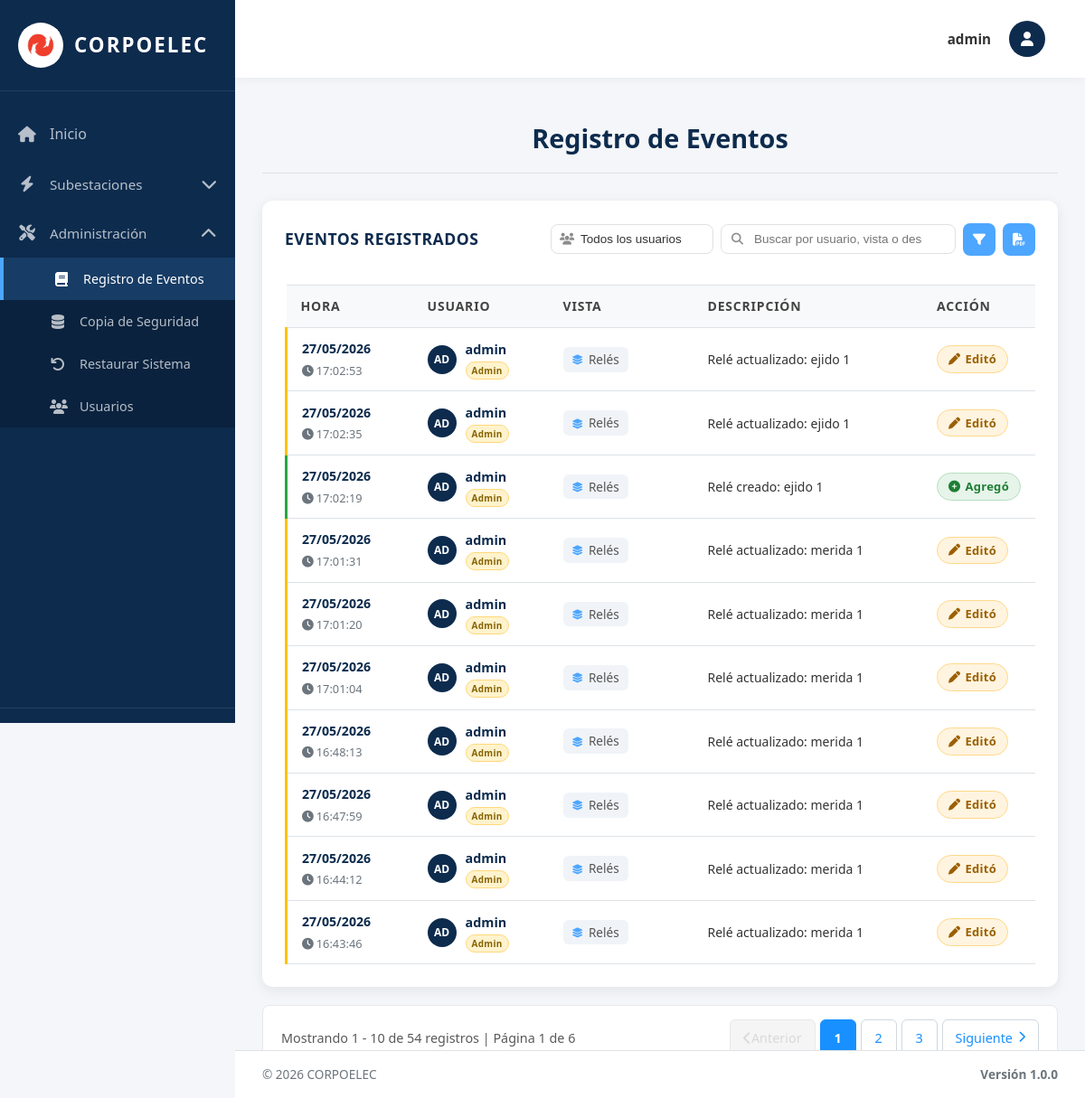
Page /bitacora/ (signed in) on the earlier database version.
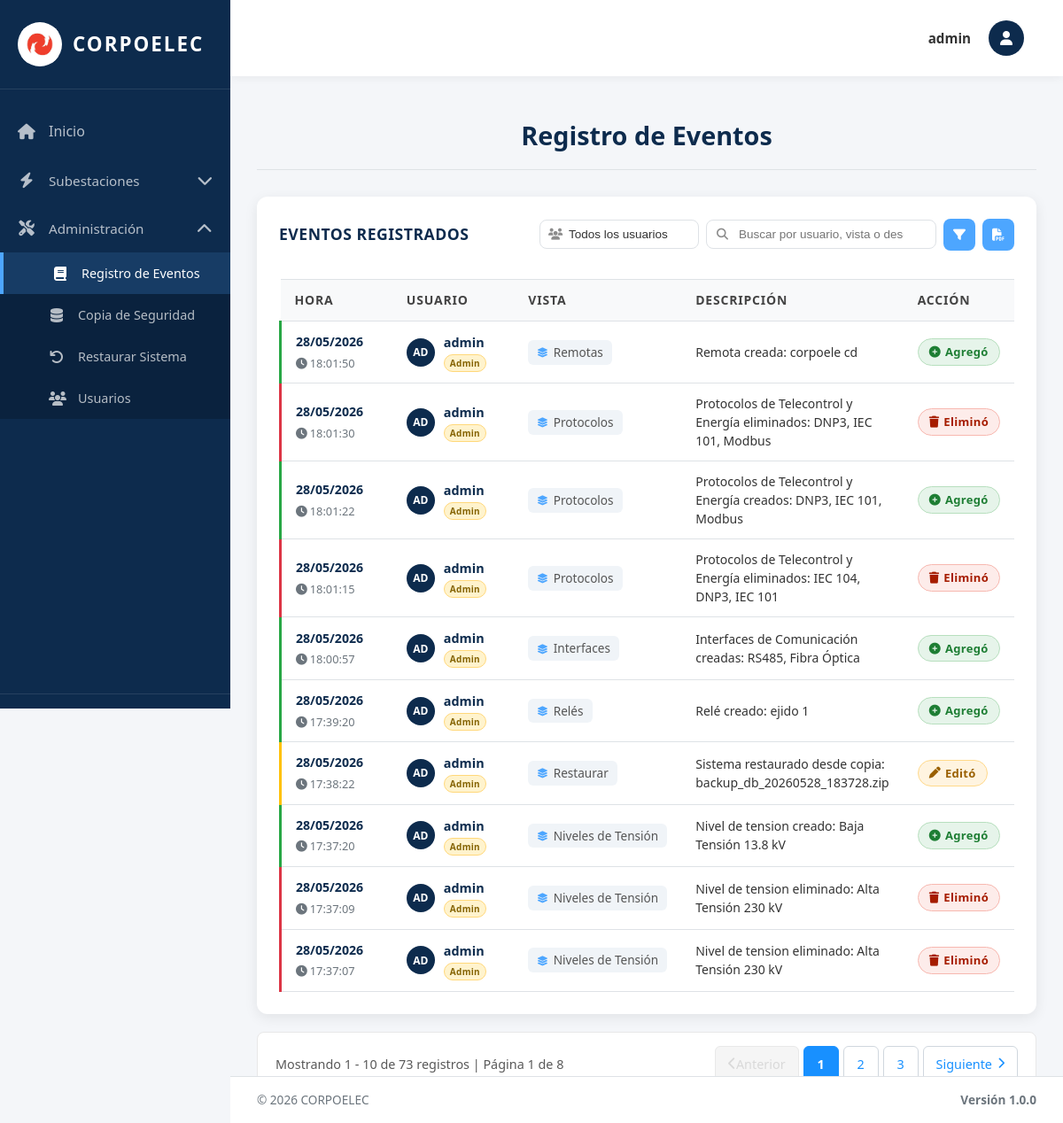
Same page on the later database version.
### equipos/models.py (models this page shows, shortened)
class Evento(models.Model):
    TIPO_CHOICES = [
        ('CREACION', 'Creación'),
        ('ACTUALIZACION', 'Actualización'),
        ('ELIMINACION', 'Eliminación'),
        ('LOGIN', 'Inicio de Sesión'),
        ('LOGOUT', 'Cierre de Sesión'),
        ('ERROR', 'Error'),
        ('OTRO', 'Otro'),
    ]
    Id_Evento = models.AutoField(primary_key=True)
    Tipo = models.CharField(max_length=20, choices=TIPO_CHOICES, default='OTRO')
    Descripcion = models.TextField()
    Usuario = models.ForeignKey(User, on_delete=models.SET_NULL, null=True, blank=True, related_name='eventos')
    Fecha_Hora = models.DateTimeField(auto_now_add=True)
    IP_Address = models.GenericIPAddressField(null=True, blank=True)
    Vista = models.CharField(max_length=100, blank=True, default='')
    class Meta:
        verbose_name = 'Evento'
        verbose_name_plural = 'Registro de Eventos'
        ordering = ['-Fecha_Hora']

### equipos/views.py (the view)
# urls.py: path('bitacora/', bitacora_view, name='registro'),
@login_required(login_url='/login/')
def bitacora_view(request):
    tipo_usuario = request.GET.get('tipo_usuario', '')
    busqueda = request.GET.get('q', '')
    subestacion_filtro = request.GET.get('subestacion', '')
    mes_filtro = request.GET.get('mes', '')
    anio_filtro = request.GET.get('anio', '')
    eventos_list = Evento.objects.exclude(Tipo__in=['LOGIN', 'LOGOUT']).order_by('-Fecha_Hora')
    if tipo_usuario == 'admin':
        eventos_list = eventos_list.filter(Usuario__is_superuser=True)
    elif tipo_usuario == 'regular':
        eventos_list = eventos_list.filter(Usuario__is_superuser=False, Usuario__isnull=False)
    elif tipo_usuario == 'sistema':
        eventos_list = eventos_list.filter(Usuario__isnull=True)
    if busqueda:
        eventos_list = eventos_list.filter(
            Q(Usuario__username__icontains=busqueda) |
            Q(Vista__icontains=busqueda) |
            Q(Descripcion__icontains=busqueda)
        )
    if subestacion_filtro:
        eventos_list = eventos_list.filter(
            Q(Descripcion__icontains=subestacion_filtro) |
            Q(Vista__icontains=subestacion_filtro)
        )
    from django.utils import timezone
    if anio_filtro:
        try:
            anio = int(anio_filtro)
            eventos_list = eventos_list.filter(Fecha_Hora__year=anio)
        except ValueError:
            pass
    if mes_filtro:
        try:
            mes = int(mes_filtro)
            eventos_list = eventos_list.filter(Fecha_Hora__month=mes)
        except ValueError:
            pass
    paginator = Paginator(eventos_list, 10)
    page_number = request.GET.get('page')
    page_obj = paginator.get_page(page_number)
    subestaciones = Subestacion.objects.values_list('Nombre', flat=True).distinct()
    current_year = timezone.now().year
    anios = range(current_year, current_year - 5, -1)
    meses = [
        (1, 'Enero'), (2, 'Febrero'), (3, 'Marzo'), (4, 'Abril'),
        (5, 'Mayo'), (6, 'Junio'), (7, 'Julio'), (8, 'Agosto'),
        (9, 'Septiembre'), (10, 'Octubre'), (11, 'Noviembre'), (12, 'Diciembre')
    ]
    context = {
        'title': 'Bitácora de Eventos',
        'page_obj': page_obj,
        'is_admin': request.user.is_superuser,
        'tipo_usuario': tipo_usuario,
        'busqueda': busqueda,
        'subestacion_filtro': subestacion_filtro,
        'mes_filtro': mes_filtro,
        'anio_filtro': anio_filtro,
        'subestaciones': subestaciones,
        'meses': meses,
        'anios': anios,
    }
    return render(request, 'bitacora.html', context)

### equipos/context_processors.py (called while the page is built, shortened)
def permisos_usuario(request):
    if request.user.is_superuser:
        return {
            'permisos_usuario': {'crear': True, 'actualizar': True, 'eliminar': True},
            'puede_crear': True,
            'puede_actualizar': True,
            'puede_eliminar': True,
        }

### templates/bitacora.html (shortened to what the changed rows need)
{% extends 'base.html' %}
{% load static %}
{% block content %}
<div class="welcome-text" style="position: sticky; top: 80px; background: var(--gray-100); padding: 20px 30px; border-bottom: 1px solid var(--gray-300); z-index: 40;">
  <h2 style="margin: 0;">Registro de Eventos</h2>
</div>
<div class="table-section">
  {% if page_obj.paginator.count > 0 %}
   <table class="data-table">
     <thead>
       <tr>
         <th style="width:140px;">Hora</th>
         <th style="width:150px;">Usuario</th>
         <th style="width:160px;">Vista</th>
         <th>Descripción</th>
         <th style="width:110px;">Acción</th>
       </tr>
     </thead>
     <tbody>
       {% for evento in page_obj %}
       <tr class="row-{% if evento.Tipo == 'CREACION' %}creacion{% elif evento.Tipo == 'ACTUALIZACION' %}actualizacion{% elif evento.Tipo == 'ELIMINACION' %}eliminacion{% elif evento.Tipo == 'LOGIN' %}login{% elif evento.Tipo == 'LOGOUT' %}logout{% elif evento.Tipo == 'ERROR' %}error{% else %}otro{% endif %}">
         <td class="date-cell">
           <div class="date-main">{{ evento.Fecha_Hora|date:"d/m/Y" }}</div>
           <div class="date-time"><i class="fas fa-clock" style="margin-right:3px;"></i>{{ evento.Fecha_Hora|date:"H:i:s" }}</div>
         </td>
         <td>
           <div class="user-cell">
             {% if evento.Usuario %}
               <div class="user-avatar">{{ evento.Usuario.username|slice:":2" }}</div>
               <div>
                 <span class="user-name">{{ evento.Usuario.username }}</span>
                 {% if evento.Usuario.is_superuser %}
                 <span class="user-type-badge admin-badge">Admin</span>
                 {% else %}
                 <span class="user-type-badge regular-badge">Regular</span>
                 {% endif %}
               </div>
             {% else %}
               <div class="user-avatar system"><i class="fas fa-cog"></i></div>
               <div>
                 <span class="user-name">Sistema</span>
                 <span class="user-type-badge sistema-badge">Sistema</span>
               </div>
             {% endif %}
           </div>
         </td>
         <td>
           {% if evento.Vista %}
             <span class="vista-cell"><i class="fas fa-layer-group"></i>{{ evento.Vista }}</span>
           {% else %}
             <span style="color:#aaa;">—</span>
           {% endif %}
         </td>
         <td class="desc-cell">{{ evento.Descripcion }}</td>
         <td>
{% if evento.Tipo == 'CREACION' %}
              <span class="badge badge-success"><i class="fas fa-plus-circle"></i>Agregó</span>
            {% elif evento.Tipo == 'ACTUALIZACION' %}
              <span class="badge badge-warning"><i class="fas fa-pen"></i>Editó</span>
            {% elif evento.Tipo == 'ELIMINACION' %}
              <span class="badge badge-error"><i class="fas fa-trash"></i>Eliminó</span>
            {% elif evento.Tipo == 'LOGIN' %}
              <span class="badge badge-login"><i class="fas fa-sign-in-alt"></i>Ingresó</span>
            {% elif evento.Tipo == 'LOGOUT' %}
              <span class="badge badge-logout"><i class="fas fa-sign-out-alt"></i>Salió</span>
            {% elif evento.Tipo == 'ERROR' %}
              <span class="badge badge-error"><i class="fas fa-exclamation-circle"></i>Error</span>
            {% else %}
              <span class="badge badge-secondary">Otro</span>
            {% endif %}
         </td>
       </tr>
       {% endfor %}
     </tbody>
   </table>
   {% else %}
   <div class="no-data">
     <i class="fas fa-inbox"></i>
     No hay eventos que coincidan con los filtros aplicados.
   </div>
   {% endif %}
 </div>
{% if page_obj.paginator.num_pages > 1 %}
  <div class="pagination-container">
    <div class="pagination-info-left">
      <span class="pagination-text">
        Mostrando {{ page_obj.start_index }} - {{ page_obj.end_index }} de {{ page_obj.paginator.count }} registros
        | Página {{ page_obj.number }} de {{ page_obj.paginator.num_pages }}
      </span>
    </div>
    <div class="pagination-controls-right">
      <nav class="pagination-nav">
        <ul class="pagination-list">
          {% if page_obj.has_previous %}
          <li class="pagination-item">
            <a href="?page={{ page_obj.previous_page_number }}{% if tipo_usuario %}&tipo_usuario={{ tipo_usuario }}{% endif %}{% if busqueda %}&q={{ busqueda }}{% endif %}{% if subestacion_filtro %}&subestacion={{ subestacion_filtro }}{% endif %}{% if mes_filtro %}&mes={{ mes_filtro }}{% endif %}{% if anio_filtro %}&anio={{ anio_filtro }}{% endif %}" class="pagination-link pagination-prev" title="Página anterior">
              <i class="fas fa-chevron-left"></i> Anterior
            </a>
          </li>
          {% else %}
          <li class="pagination-item disabled">
            <span class="pagination-link disabled" title="No hay página anterior"><i class="fas fa-chevron-left"></i> Anterior</span>
          </li>
          {% endif %}
          {% for num in page_obj.paginator.page_range %}
          {% if page_obj.number == num %}
          <li class="pagination-item active">
            <span class="pagination-link">{{ num }}</span>
          </li>
          {% elif num > page_obj.number|add:'-3' and num < page_obj.number|add:'3' %}
          <li class="pagination-item">
            <a href="?page={{ num }}" class="pagination-link">{{ num }}</a>
          </li>
          {% endif %}
          {% endfor %}
          {% if page_obj.has_next %}
          <li class="pagination-item">
            <a href="?page={{ page_obj.next_page_number }}" class="pagination-link pagination-next" title="Página siguiente">
              Siguiente <i class="fas fa-chevron-right"></i>
            </a>
          </li>
          {% else %}
          <li class="pagination-item disabled">
            <span class="pagination-link disabled" title="No hay página siguiente">Siguiente <i class="fas fa-chevron-right"></i></span>
          </li>
          {% endif %}
        </ul>
      </nav>
    </div>
  </div>
  {% endif %}
{% endblock %}

Differences in the rows shown:
no longer on this page (row unchanged): Evento: Fecha_Hora "27/05/2026", Fecha_Hora "17:02:53", Usuario.username "AD", Usuario.username "admin", shows "Admin", Vista "Relés", Descripcion "Relé actualizado: ejido 1", Tipo "ACTUALIZACION" (drawn)
no longer on this page (row unchanged): Evento: Fecha_Hora "27/05/2026", Fecha_Hora "17:02:35", Usuario.username "AD", Usuario.username "admin", shows "Admin", Vista "Relés", Descripcion "Relé actualizado: ejido 1", Tipo "ACTUALIZACION" (drawn)
no longer on this page (row unchanged): Evento: Fecha_Hora "27/05/2026", Fecha_Hora "17:02:19", Usuario.username "AD", Usuario.username "admin", shows "Admin", Vista "Relés", Descripcion "Relé creado: ejido 1", Tipo "CREACION" (drawn)
no longer on this page (row unchanged): Evento: Fecha_Hora "27/05/2026", Fecha_Hora "17:01:31", Usuario.username "AD", Usuario.username "admin", shows "Admin", Vista "Relés", Descripcion "Relé actualizado: merida 1", Tipo "ACTUALIZACION" (drawn)
no longer on this page (row unchanged): Evento: Fecha_Hora "27/05/2026", Fecha_Hora "17:01:20", Usuario.username "AD", Usuario.username "admin", shows "Admin", Vista "Relés", Descripcion "Relé actualizado: merida 1", Tipo "ACTUALIZACION" (drawn)
no longer on this page (row unchanged): Evento: Fecha_Hora "27/05/2026", Fecha_Hora "17:01:04", Usuario.username "AD", Usuario.username "admin", shows "Admin", Vista "Relés", Descripcion "Relé actualizado: merida 1", Tipo "ACTUALIZACION" (drawn)
no longer on this page (row unchanged): Evento: Fecha_Hora "27/05/2026", Fecha_Hora "16:48:13", Usuario.username "AD", Usuario.username "admin", shows "Admin", Vista "Relés", Descripcion "Relé actualizado: merida 1", Tipo "ACTUALIZACION" (drawn)
no longer on this page (row unchanged): Evento: Fecha_Hora "27/05/2026", Fecha_Hora "16:47:59", Usuario.username "AD", Usuario.username "admin", shows "Admin", Vista "Relés", Descripcion "Relé actualizado: merida 1", Tipo "ACTUALIZACION" (drawn)
no longer on this page (row unchanged): Evento: Fecha_Hora "27/05/2026", Fecha_Hora "16:44:12", Usuario.username "AD", Usuario.username "admin", shows "Admin", Vista "Relés", Descripcion "Relé actualizado: merida 1", Tipo "ACTUALIZACION" (drawn)
no longer on this page (row unchanged): Evento: Fecha_Hora "27/05/2026", Fecha_Hora "16:43:46", Usuario.username "AD", Usuario.username "admin", shows "Admin", Vista "Relés", Descripcion "Relé actualizado: merida 1", Tipo "ACTUALIZACION" (drawn)
added Evento: Fecha_Hora "28/05/2026", Fecha_Hora "18:01:50", Usuario.username "AD", Usuario.username "admin", shows "Admin", Vista "Remotas", Descripcion "Remota creada: corpoele cd", Tipo "CREACION" (drawn)
added Evento: Fecha_Hora "28/05/2026", Fecha_Hora "18:01:30", Usuario.username "AD", Usuario.username "admin", shows "Admin", Vista "Protocolos", Descripcion "Protocolos de Telecontrol y Energía eliminados: DNP3, IEC 101, Modbus", Tipo "ELIMINACION" (drawn)
added Evento: Fecha_Hora "28/05/2026", Fecha_Hora "18:01:22", Usuario.username "AD", Usuario.username "admin", shows "Admin", Vista "Protocolos", Descripcion "Protocolos de Telecontrol y Energía creados: DNP3, IEC 101, Modbus", Tipo "CREACION" (drawn)
added Evento: Fecha_Hora "28/05/2026", Fecha_Hora "18:01:15", Usuario.username "AD", Usuario.username "admin", shows "Admin", Vista "Protocolos", Descripcion "Protocolos de Telecontrol y Energía eliminados: IEC 104, DNP3, IEC 101", Tipo "ELIMINACION" (drawn)
added Evento: Fecha_Hora "28/05/2026", Fecha_Hora "18:00:57", Usuario.username "AD", Usuario.username "admin", shows "Admin", Vista "Interfaces", Descripcion "Interfaces de Comunicación creadas: RS485, Fibra Óptica", Tipo "CREACION" (drawn)
added Evento: Fecha_Hora "28/05/2026", Fecha_Hora "17:39:20", Usuario.username "AD", Usuario.username "admin", shows "Admin", Vista "Relés", Descripcion "Relé creado: ejido 1", Tipo "CREACION" (drawn)
added Evento: Fecha_Hora "28/05/2026", Fecha_Hora "17:38:22", Usuario.username "AD", Usuario.username "admin", shows "Admin", Vista "Restaurar", Descripcion "Sistema restaurado desde copia: backup_db_20260528_183728.zip", Tipo "ACTUALIZACION" (drawn)
added Evento: Fecha_Hora "28/05/2026", Fecha_Hora "17:37:20", Usuario.username "AD", Usuario.username "admin", shows "Admin", Vista "Niveles de Tensión", Descripcion "Nivel de tension creado: Baja Tensión 13.8 kV", Tipo "CREACION" (drawn)
added Evento: Fecha_Hora "28/05/2026", Fecha_Hora "17:37:09", Usuario.username "AD", Usuario.username "admin", shows "Admin", Vista "Niveles de Tensión", Descripcion "Nivel de tension eliminado: Alta Tensión 230 kV", Tipo "ELIMINACION" (drawn)
added Evento: Fecha_Hora "28/05/2026", Fecha_Hora "17:37:07", Usuario.username "AD", Usuario.username "admin", shows "Admin", Vista "Niveles de Tensión", Descripcion "Nivel de tension eliminado: Alta Tensión 230 kV", Tipo "ELIMINACION" (drawn)
Other differences:
{{ page_obj.paginator.count }}: "54" → "73"
{{ page_obj.paginator.num_pages }}: "6" → "8"
